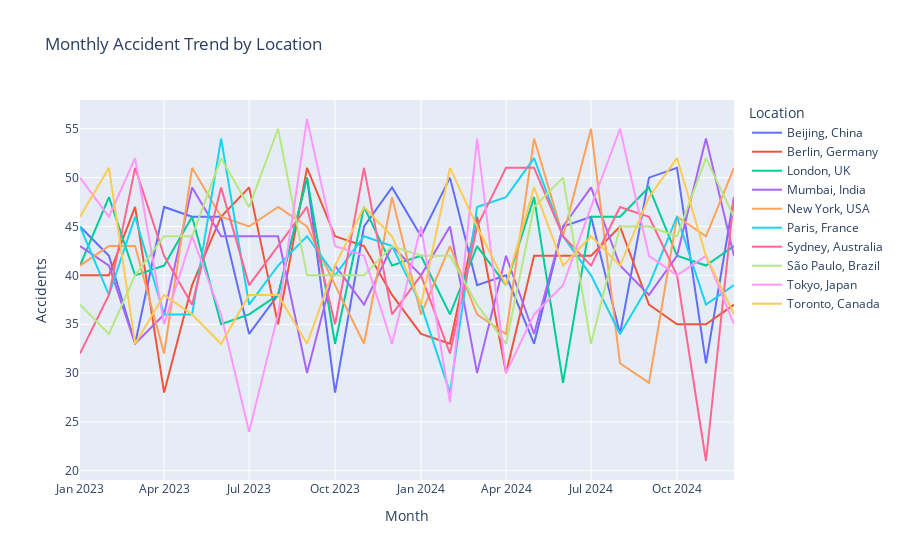

The notebook cell saved with this chart:
### Code cell
# 2. Monthly Trend of Accidents by Location (Line Plot with Dropdown)

import plotly.express as px

df['Date'] = pd.to_datetime(df['Date'], errors='coerce')
df['Month'] = df['Date'].dt.to_period('M').astype(str)

fig = px.line(df.groupby(['Month', 'Location']).size().reset_index(name='Accidents'),
              x='Month', y='Accidents', color='Location',
              title='Monthly Accident Trend by Location')
fig.show()

### Figure 1 — Plotly figure (JSON) as saved in the notebook; plotly's stock layout.template omitted (floating-point values rounded to 4 significant figures)
{"data": [{"hovertemplate": "Location=Beijing, China<br>Month=%{x}<br>Accidents=%{y}<extra></extra>", "legendgroup": "Beijing, China", "line": {"color": "#636efa", "dash": "solid"}, "marker": {"symbol": "circle"}, "mode": "lines", "name": "Beijing, China", "orientation": "v", "showlegend": true, "type": "scatter", "x": ["2023-01", "2023-02", "2023-03", "2023-04", "2023-05", "2023-06", "2023-07", "2023-08", "2023-09", "2023-10", "2023-11", "2023-12", "2024-01", "2024-02", "2024-03", "2024-04", "2024-05", "2024-06", "2024-07", "2024-08", "2024-09", "2024-10", "2024-11", "2024-12"], "xaxis": "x", "y": [45, 42, 33, 47, 46, 46, 34, 38, 50, 28, 45, 49, 44, 50, 39, 40, 33, 45, 46, 34, 50, 51, 31, 48], "yaxis": "y"}, {"hovertemplate": "Location=Berlin, Germany<br>Month=%{x}<br>Accidents=%{y}<extra></extra>", "legendgroup": "Berlin, Germany", "line": {"color": "#EF553B", "dash": "solid"}, "marker": {"symbol": "circle"}, "mode": "lines", "name": "Berlin, Germany", "orientation": "v", "showlegend": true, "type": "scatter", "x": ["2023-01", "2023-02", "2023-03", "2023-04", "2023-05", "2023-06", "2023-07", "2023-08", "2023-09", "2023-10", "2023-11", "2023-12", "2024-01", "2024-02", "2024-03", "2024-04", "2024-05", "2024-06", "2024-07", "2024-08", "2024-09", "2024-10", "2024-11", "2024-12"], "xaxis": "x", "y": [40, 40, 47, 28, 39, 46, 49, 35, 51, 44, 43, 38, 34, 33, 46, 30, 42, 42, 42, 45, 37, 35, 35, 37], "yaxis": "y"}, {"hovertemplate": "Location=London, UK<br>Month=%{x}<br>Accidents=%{y}<extra></extra>", "legendgroup": "London, UK", "line": {"color": "#00cc96", "dash": "solid"}, "marker": {"symbol": "circle"}, "mode": "lines", "name": "London, UK", "orientation": "v", "showlegend": true, "type": "scatter", "x": ["2023-01", "2023-02", "2023-03", "2023-04", "2023-05", "2023-06", "2023-07", "2023-08", "2023-09", "2023-10", "2023-11", "2023-12", "2024-01", "2024-02", "2024-03", "2024-04", "2024-05", "2024-06", "2024-07", "2024-08", "2024-09", "2024-10", "2024-11", "2024-12"], "xaxis": "x", "y": [41, 48, 40, 41, 46, 35, 36, 38, 50, 33, 47, 41, 42, 36, 43, 39, 48, 29, 46, 46, 49, 42, 41, 43], "yaxis": "y"}, {"hovertemplate": "Location=Mumbai, India<br>Month=%{x}<br>Accidents=%{y}<extra></extra>", "legendgroup": "Mumbai, India", "line": {"color": "#ab63fa", "dash": "solid"}, "marker": {"symbol": "circle"}, "mode": "lines", "name": "Mumbai, India", "orientation": "v", "showlegend": true, "type": "scatter", "x": ["2023-01", "2023-02", "2023-03", "2023-04", "2023-05", "2023-06", "2023-07", "2023-08", "2023-09", "2023-10", "2023-11", "2023-12", "2024-01", "2024-02", "2024-03", "2024-04", "2024-05", "2024-06", "2024-07", "2024-08", "2024-09", "2024-10", "2024-11", "2024-12"], "xaxis": "x", "y": [43, 41, 33, 36, 49, 44, 44, 44, 30, 41, 37, 43, 40, 45, 30, 42, 34, 45, 49, 41, 38, 42, 54, 42], "yaxis": "y"}, {"hovertemplate": "Location=New York, USA<br>Month=%{x}<br>Accidents=%{y}<extra></extra>", "legendgroup": "New York, USA", "line": {"color": "#FFA15A", "dash": "solid"}, "marker": {"symbol": "circle"}, "mode": "lines", "name": "New York, USA", "orientation": "v", "showlegend": true, "type": "scatter", "x": ["2023-01", "2023-02", "2023-03", "2023-04", "2023-05", "2023-06", "2023-07", "2023-08", "2023-09", "2023-10", "2023-11", "2023-12", "2024-01", "2024-02", "2024-03", "2024-04", "2024-05", "2024-06", "2024-07", "2024-08", "2024-09", "2024-10", "2024-11", "2024-12"], "xaxis": "x", "y": [41, 43, 43, 32, 51, 46, 45, 47, 45, 39, 33, 48, 36, 43, 36, 34, 54, 44, 55, 31, 29, 46, 44, 51], "yaxis": "y"}, {"hovertemplate": "Location=Paris, France<br>Month=%{x}<br>Accidents=%{y}<extra></extra>", "legendgroup": "Paris, France", "line": {"color": "#19d3f3", "dash": "solid"}, "marker": {"symbol": "circle"}, "mode": "lines", "name": "Paris, France", "orientation": "v", "showlegend": true, "type": "scatter", "x": ["2023-01", "2023-02", "2023-03", "2023-04", "2023-05", "2023-06", "2023-07", "2023-08", "2023-09", "2023-10", "2023-11", "2023-12", "2024-01", "2024-02", "2024-03", "2024-04", "2024-05", "2024-06", "2024-07", "2024-08", "2024-09", "2024-10", "2024-11", "2024-12"], "xaxis": "x", "y": [45, 38, 46, 36, 36, 54, 37, 41, 44, 40, 44, 43, 37, 28, 47, 48, 52, 44, 40, 34, 39, 46, 37, 39], "yaxis": "y"}, {"hovertemplate": "Location=Sydney, Australia<br>Month=%{x}<br>Accidents=%{y}<extra></extra>", "legendgroup": "Sydney, Australia", "line": {"color": "#FF6692", "dash": "solid"}, "marker": {"symbol": "circle"}, "mode": "lines", "name": "Sydney, Australia", "orientation": "v", "showlegend": true, "type": "scatter", "x": ["2023-01", "2023-02", "2023-03", "2023-04", "2023-05", "2023-06", "2023-07", "2023-08", "2023-09", "2023-10", "2023-11", "2023-12", "2024-01", "2024-02", "2024-03", "2024-04", "2024-05", "2024-06", "2024-07", "2024-08", "2024-09", "2024-10", "2024-11", "2024-12"], "xaxis": "x", "y": [32, 38, 51, 42, 37, 49, 39, 43, 47, 35, 51, 36, 40, 32, 45, 51, 51, 44, 41, 47, 46, 40, 21, 48], "yaxis": "y"}, {"hovertemplate": "Location=São Paulo, Brazil<br>Month=%{x}<br>Accidents=%{y}<extra></extra>", "legendgroup": "São Paulo, Brazil", "line": {"color": "#B6E880", "dash": "solid"}, "marker": {"symbol": "circle"}, "mode": "lines", "name": "São Paulo, Brazil", "orientation": "v", "showlegend": true, "type": "scatter", "x": ["2023-01", "2023-02", "2023-03", "2023-04", "2023-05", "2023-06", "2023-07", "2023-08", "2023-09", "2023-10", "2023-11", "2023-12", "2024-01", "2024-02", "2024-03", "2024-04", "2024-05", "2024-06", "2024-07", "2024-08", "2024-09", "2024-10", "2024-11", "2024-12"], "xaxis": "x", "y": [37, 34, 40, 44, 44, 52, 47, 55, 40, 40, 40, 43, 42, 42, 37, 33, 47, 50, 33, 45, 45, 44, 52, 46], "yaxis": "y"}, {"hovertemplate": "Location=Tokyo, Japan<br>Month=%{x}<br>Accidents=%{y}<extra></extra>", "legendgroup": "Tokyo, Japan", "line": {"color": "#FF97FF", "dash": "solid"}, "marker": {"symbol": "circle"}, "mode": "lines", "name": "Tokyo, Japan", "orientation": "v", "showlegend": true, "type": "scatter", "x": ["2023-01", "2023-02", "2023-03", "2023-04", "2023-05", "2023-06", "2023-07", "2023-08", "2023-09", "2023-10", "2023-11", "2023-12", "2024-01", "2024-02", "2024-03", "2024-04", "2024-05", "2024-06", "2024-07", "2024-08", "2024-09", "2024-10", "2024-11", "2024-12"], "xaxis": "x", "y": [50, 46, 52, 35, 44, 36, 24, 36, 56, 43, 42, 33, 45, 27, 54, 30, 36, 39, 47, 55, 42, 40, 42, 35], "yaxis": "y"}, {"hovertemplate": "Location=Toronto, Canada<br>Month=%{x}<br>Accidents=%{y}<extra></extra>", "legendgroup": "Toronto, Canada", "line": {"color": "#FECB52", "dash": "solid"}, "marker": {"symbol": "circle"}, "mode": "lines", "name": "Toronto, Canada", "orientation": "v", "showlegend": true, "type": "scatter", "x": ["2023-01", "2023-02", "2023-03", "2023-04", "2023-05", "2023-06", "2023-07", "2023-08", "2023-09", "2023-10", "2023-11", "2023-12", "2024-01", "2024-02", "2024-03", "2024-04", "2024-05", "2024-06", "2024-07", "2024-08", "2024-09", "2024-10", "2024-11", "2024-12"], "xaxis": "x", "y": [46, 51, 33, 38, 36, 33, 38, 38, 33, 41, 47, 44, 37, 51, 45, 39, 49, 41, 44, 41, 48, 52, 42, 36], "yaxis": "y"}], "layout": {"legend": {"title": {"text": "Location"}, "tracegroupgap": 0}, "title": {"text": "Monthly Accident Trend by Location"}, "xaxis": {"anchor": "y", "domain": [0, 1], "title": {"text": "Month"}}, "yaxis": {"anchor": "x", "domain": [0, 1], "title": {"text": "Accidents"}}}}
